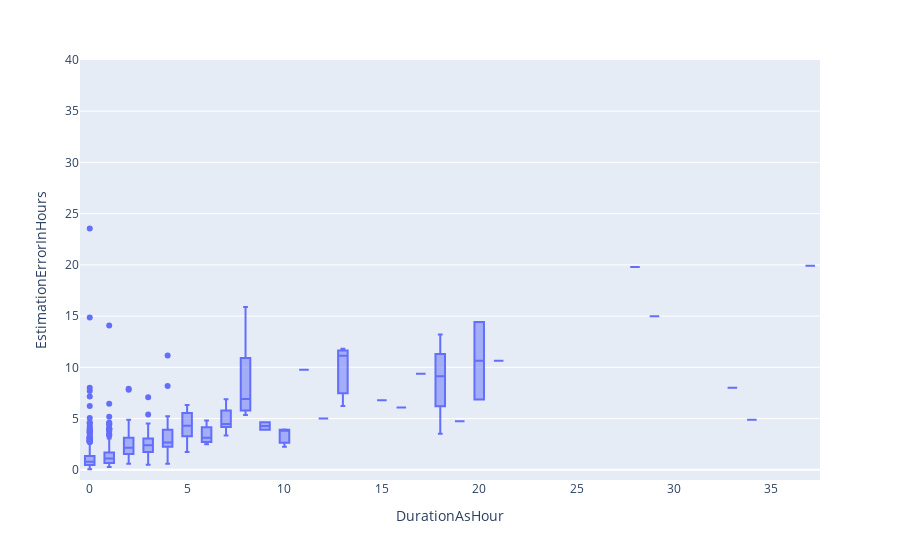

Source (notebook cell):
### Code cell
first_40_hours = df[df["DurationAsHour"]<41]

fig = px.box(first_40_hours, x="DurationAsHour", y="EstimationErrorInHours")
fig.update(layout_yaxis_range = [-1,40])

fig.show()

### Figure 1 — Plotly figure (JSON) as saved in the notebook; plotly's stock layout.template omitted (floating-point values rounded to 4 significant figures; data arrays with more than 128 entries replaced by an {"elided": "..."} marker saying what was removed)
{"data": [{"alignmentgroup": "True", "hovertemplate": "DurationAsHour=%{x}<br>EstimationErrorInHours=%{y}<extra></extra>", "legendgroup": "", "marker": {"color": "#636efa"}, "name": "", "notched": false, "offsetgroup": "", "orientation": "v", "showlegend": false, "type": "box", "x": {"elided": "1016 int values"}, "x0": " ", "xaxis": "x", "y": {"elided": "1016 float values"}, "y0": " ", "yaxis": "y"}], "layout": {"autosize": true, "boxmode": "group", "legend": {"tracegroupgap": 0}, "margin": {"t": 60}, "xaxis": {"anchor": "y", "autorange": true, "domain": [0, 1], "range": [-0.5, 37.5], "title": {"text": "DurationAsHour"}, "type": "linear"}, "yaxis": {"anchor": "x", "domain": [0, 1], "range": [-1, 40], "title": {"text": "EstimationErrorInHours"}, "type": "linear"}}}
